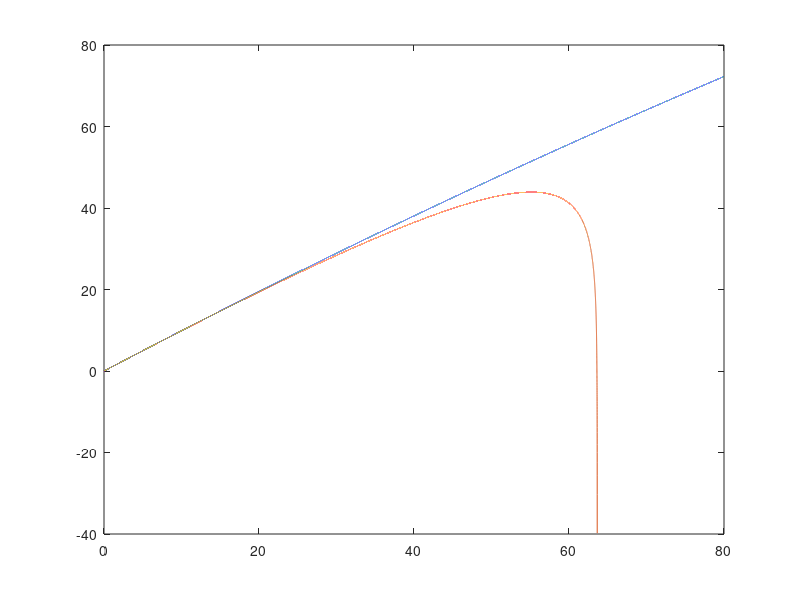

Recreate this plot in MATLAB. (Note: this script raises an error after producing the figure.)
cla;
% Define the variables
tm=10;
t=0:0.01:tm;
m=1;
k=1;
v0=90;
a=pi/4;
g=9.8;
b=k^2/(m*g);

x=0:0.001:80;
y=tan(a).*x-(g.*x.^2)./(2*v0^2*cos(a)^2);
plot(x,y);

hold on;

y=(tan(a)+m*g/(k*v0*cos(a))).*x+g*log(1-k/(m*v0*cos(a)).*x);
i_max=0;
for i=1:length(y)
    if(~isreal(y(i)))
       i_max=i-1;
       break;
    end
end
plot(x(1:i_max),y(1:i_max));

% Plot the first curve
[x,y]=getCurveB(tm,0.001,m,b,v0,a,g);
plot(x,y);

hold off;

% Set the plot
legend('without air drag','with a linear drag','with a quadratic drag','Location','NorthWest');
xlabel('x');
ylabel('y');
axis([0 80 -10 70]);
print(gcf,'-dpng','p11.png');
